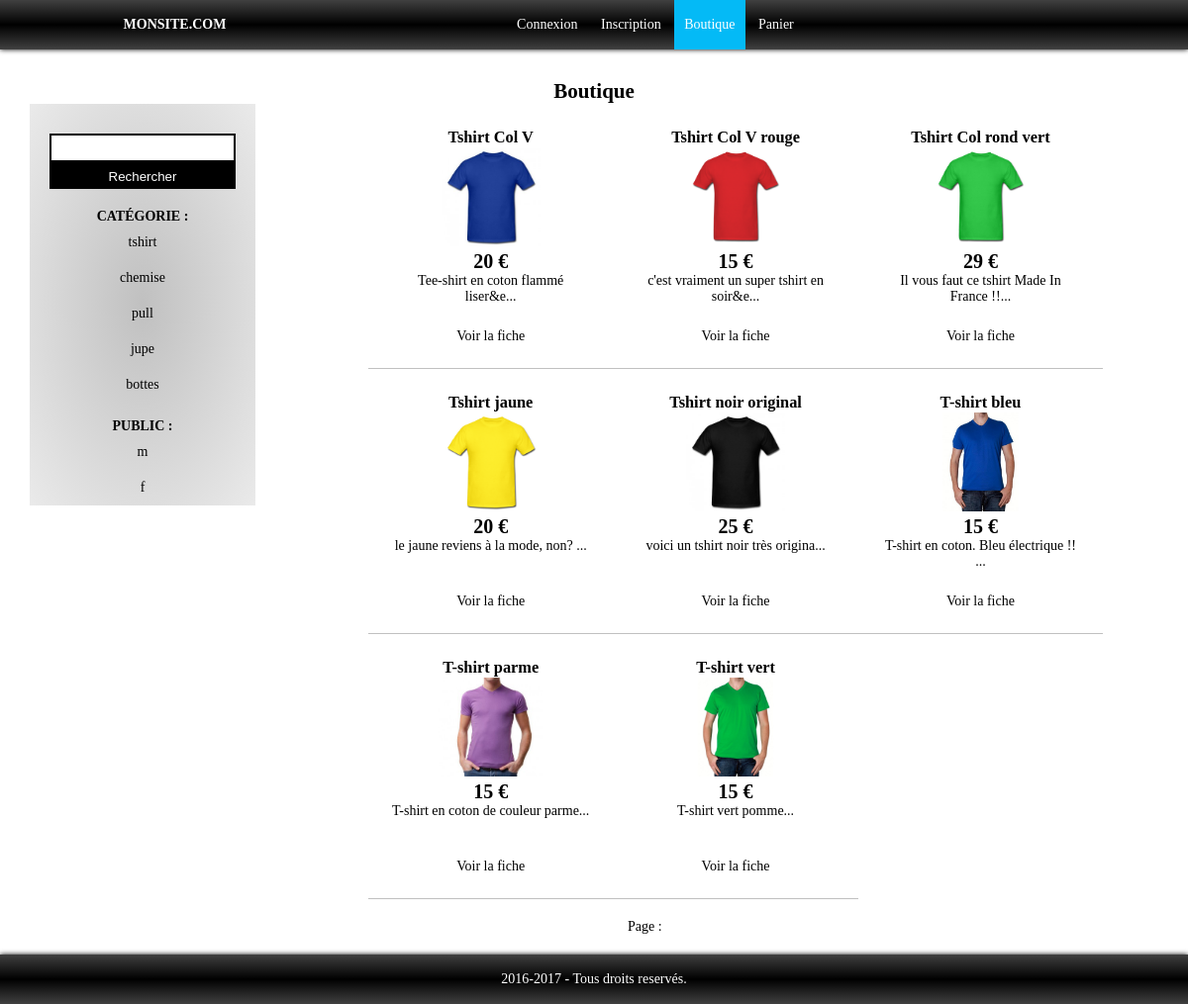
Screenshot of /boutique.php?categorie=tshirt with the database file from the repository.
### tables this page shows
CREATE TABLE `produit` (
  `id_produit` int(3) NOT NULL,
  `reference` varchar(20) NOT NULL,
  `categorie` varchar(20) NOT NULL,
  `titre` varchar(100) NOT NULL,
  `description` text NOT NULL,
  `couleur` varchar(20) NOT NULL,
  `taille` varchar(5) NOT NULL,
  `public` enum('m','f','mixte') NOT NULL,
  `photo` varchar(250) NOT NULL,
  `prix` int(3) NOT NULL,
  `stock` int(3) NOT NULL
);

### boutique.php (the view, shortened to what this page needs)
<?php
require_once('inc/init.inc.php');
require_once('inc/haut.inc.php');
$resultat = $pdo -> query("SELECT DISTINCT categorie FROM produit WHERE stock != 0");
$categorie = $resultat -> fetchAll(PDO::FETCH_ASSOC);
if(isset($_GET['categorie']) && $_GET['categorie'] != ''){
	$resultat = $pdo -> prepare("SELECT * FROM produit WHERE  categorie = :categorie AND stock != 0");
	$resultat -> bindParam(':categorie', $_GET['categorie'], PDO::PARAM_STR);
	$resultat -> execute();
	$produits = $resultat -> fetchAll(PDO::FETCH_ASSOC);
}
$resultat = $pdo -> query("SELECT DISTINCT public FROM produit WHERE stock != 0");
$public = $resultat -> fetchAll(PDO::FETCH_ASSOC);
?>
<h1>Boutique</h1>
<div class="boutique-gauche">
	<div class="bandeau">
		<form action="?search=$_GET['search']" method="get" id="searchForm">
			<input type="text" name="search" id="searchInput">
			<ul class="product_list"></ul>
			<input type="submit" value="Rechercher">
		</form>
	</div>
	<ul>
		<li><b>CAT&Eacute;GORIE :</b></li>
		<?php foreach ($categorie as $cat) : ?>
		<li>
			<a href="?categorie=<?= $cat['categorie'] ?>"><?= $cat['categorie'] ?></a>
		</li>
		<?php endforeach; ?>
	</ul>
	<br>
	<ul>
		<li><b>PUBLIC :</b></li>
		<?php foreach ($public as $sexe) : ?>
		<li>
			<a href="?public=<?= $sexe['public'] ?>"><?= $sexe['public'] ?></a>
		</li>
		<?php endforeach; ?>
	</ul>
</div>
<div class="boutique-droite">
	<?php foreach ($produits as $produit) : ?>
		<div class="boutique-produit">
			<h3><?= $produit['titre'] ?></h3>
			<a href="fiche_produit.php?id=<?= $produit['id_produit'] ?>">
				<img src="photo/<?= $produit['photo'] ?>">
			</a>
			<p class="prix">
				<?= $produit['prix'] ?> €
			</p>
			<p class="description">
				<?= substr($produit['description'], 0, 40).'...' ?>
			</p>
			<br><a href="fiche_produit.php?id=<?= $produit['id_produit'] ?>">Voir la fiche</a>
		</div>
	<?php endforeach ?>
	<div class="pagination">
		<p> Page :
		</p>
	</div>
</div>
<?php
require_once('inc/bas.inc.php');
?>

### css/style.css (style rules this page uses)
body { font-family : verdana; font-size: 14px; }
h1 { text-align: center; }
a { text-decoration: none; color: #000; }
.boutique-gauche { float: left; width: 20%; min-height: calc( 100vh * 1 / 3); margin-right: 10%; padding-top: 10px; text-align: center; background: #c0c0c0; background: -moz-radial-gradient(center, ellipse cover, #c0c0c0 0%, #eaeaea 100%); background: #c0c0c0; background: -moz-radial-gradient(center, ellipse cover, #c0c0c0 0%, #eaeaea 100%); background: radial-gradient(ellipse at center, #c0c0c0, #eaeaea); }
.boutique-gauche ul { list-style: none; padding: 0; }
.boutique-gauche ul li a { display: block; padding: 10px; }
.boutique-gauche ul.product_list { background-color: white; border: 1px solid black; }
.boutique-droite { width: 70%; float: left; }
.boutique-droite .pagination { width: 70%; float: left; margin: 20px 0; text-align: center; }
.boutique-produit { float: left; width: 25%; text-align: center; padding: 3%; border-bottom: 1px solid #c0c0c0; }
.boutique-produit img { height: 100px; }
.boutique-produit .prix { font-weight: bold; font-size: 20px; }
.boutique-produit .description { height : 40px; }
.bandeau { margin: 20px; padding: 0; }
.bandeau input:not([type="submit"]), .bandeau input[type="submit"] { width: 100%; margin: 0; box-sizing: border-box; }
textarea, select, input:not([type="submit"]) { width: 300px; margin-bottom: 10px; padding: 5px; border: 2px solid black; }
input[type="submit"] { background-color: black; color: white; border: 0; padding: 5px 10px; margin-left:115px; }

### rows the page displays
produit: titre "Tshirt Col V", photo (picture), prix "20", description "Tee-shirt en coton flammé liser&e"
produit: titre "Tshirt Col V rouge", photo (picture), prix "15", description "c'est vraiment un super tshirt en soir&e"
produit: titre "Tshirt Col rond vert", photo (picture), prix "29", description "Il vous faut ce tshirt Made In France !!"
produit: titre "Tshirt jaune", photo (picture), prix "20", description "le jaune reviens à la mode, non?"
produit: titre "Tshirt noir original", photo (picture), prix "25", description "voici un tshirt noir très origina"
produit: titre "T-shirt bleu", photo (picture), prix "15", description "T-shirt en coton. Bleu électrique !!"
produit: titre "T-shirt parme", photo (picture), prix "15", description "T-shirt en coton de couleur parme"
produit: titre "T-shirt vert", photo (picture), prix "15", description "T-shirt vert pomme"

### other values shown
$cat['categorie'] "tshirt"
$cat['categorie'] "chemise"
$cat['categorie'] "pull"
$cat['categorie'] "jupe"
$cat['categorie'] "bottes"
$sexe['public'] "m"
$sexe['public'] "f"
